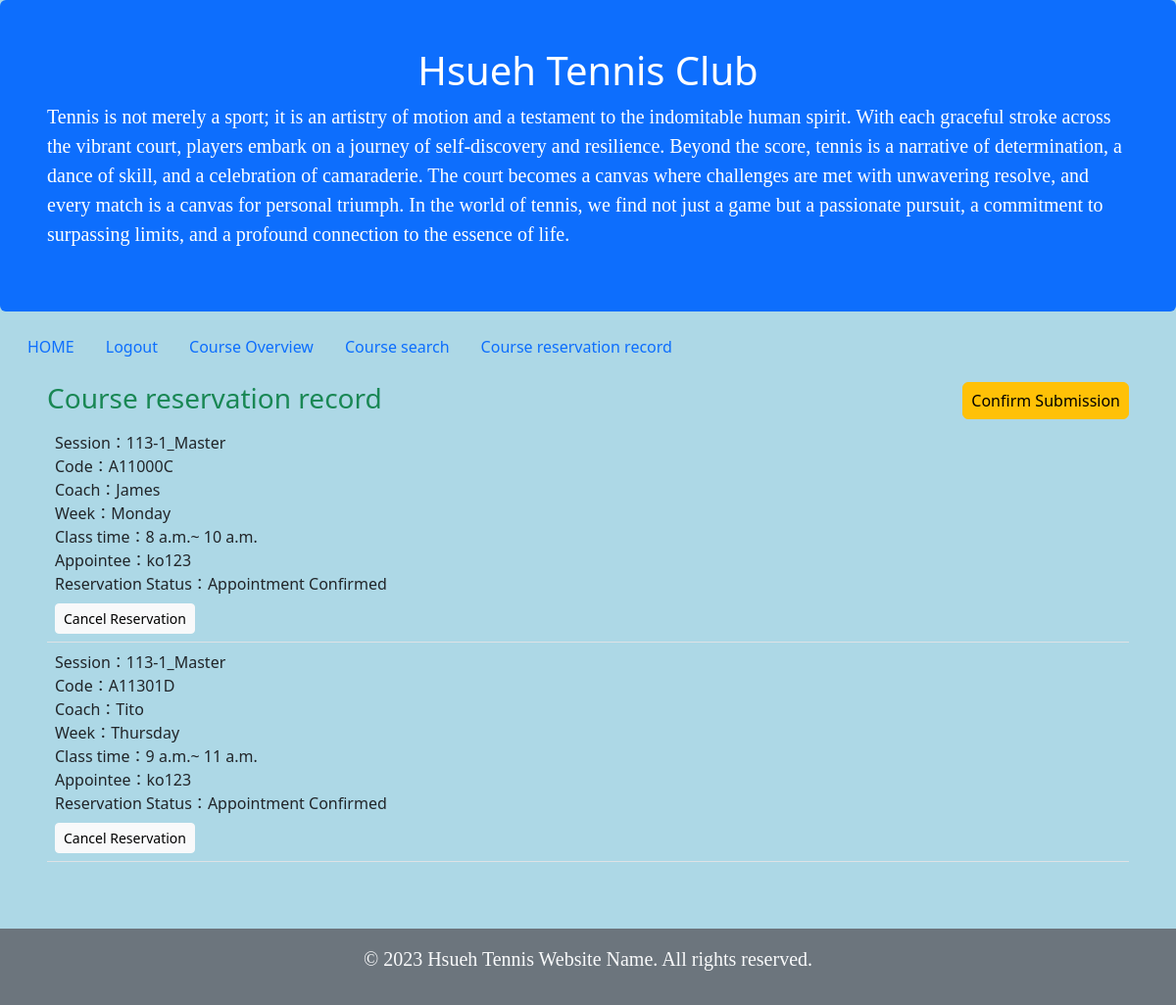
Before: /Course_reservation/Cancel_Course/ (signed in) with the older database file.
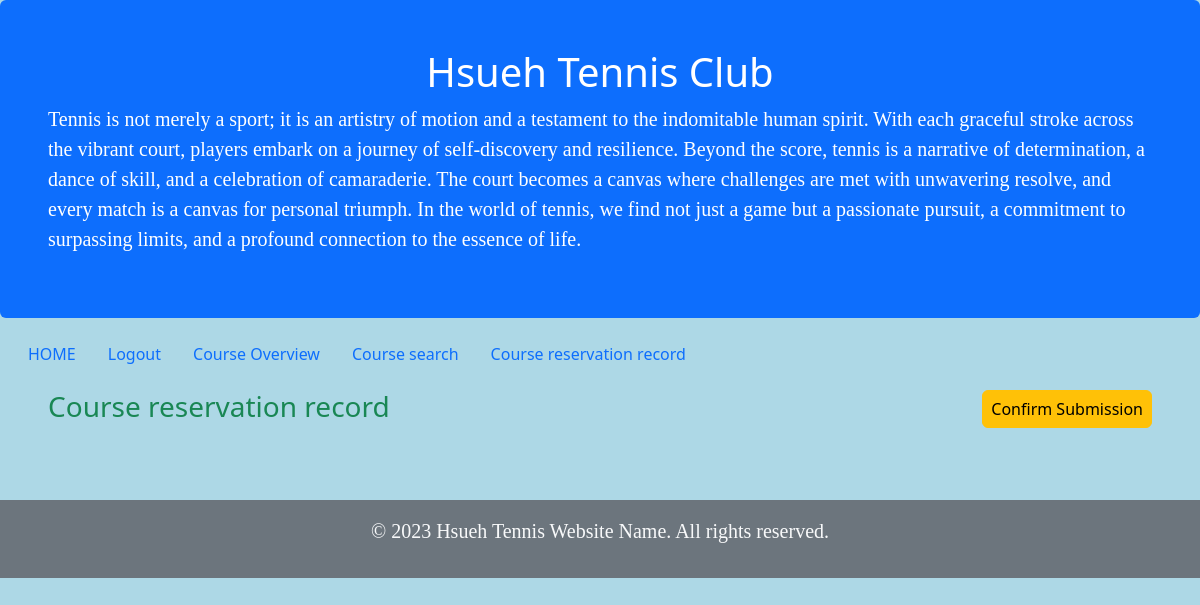
After: the same page with the newer database file.
### Course_reservation/models.py (models this page shows)
class Course_reservation_history(models.Model):
    Period = models.CharField(max_length=255,null=True,help_text="期別")
    Course_code = models.CharField(max_length=255,null=True,help_text="課程代碼")
    Coach_name= models.CharField(max_length=255,null=True,help_text="教練名子")
    Student_id = models.CharField(max_length=255,null=True,help_text="學生帳號")
    Create_time = models.DateTimeField(auto_now_add=True,help_text="建立時間")
    class_time_start=models.TimeField(null=True)
    class_time_end=models.TimeField(null=True)
    week_choices = [
        ('Monday', 'Monday'),
        ('Tuesday', 'Tuesday'),
        ('Wednesday', 'Wednesday'),
        ('Thursday', 'Thursday'),
        ('Friday', 'Friday'),
    ]
    week = models.CharField(max_length=10, choices=week_choices, default='')
    State =models.CharField(max_length=255,null=True,help_text="預約狀態，完成預約、已取消")

### Course_reservation/views.py (the view, shortened to what this page needs)
# urls.py: path('Cancel_Course/', views.Cancel_Course, name='Cancel_Course'),
def Cancel_Course(request):
    if (request.user.username[:4] == "v9-2"):
        template = loader.get_template('Reservation_v9_2.html')
    else:
        template = loader.get_template('Reservation.html')
    master = master_html(request)
    data = {}
    cancel = False
    try:
        code = request.GET.get('code')
        try:
            cancel = request.GET.get('cancel')
        except:
            pass
        print(cancel)
        CourseData = Course_reservation.objects.filter(Course_code=code).first()
        haveReservation = Course_reservation_history.objects.filter(Student_id=request.user, Course_code=code).exists()
        historyData = Course_reservation_history.objects.filter(Student_id=request.user, Course_code=code).first()
        if historyData.State == "Appointment Confirmed":
            historyData.State = "Cancelled"
            historyData.save()
            CourseData.Current_number_applicants = CourseData.Current_number_applicants - 1
            CourseData.save()
        reservationData = Course_reservation_history.objects.filter(Student_id=request.user,
                                                                    State="Appointment Confirmed")
        context = {
            "Course": reservationData,
            'master': master
        }
        return HttpResponse(template.render(context))
    except:
        reservationData = Course_reservation_history.objects.filter(Student_id=request.user,
                                                                    State="Appointment Confirmed")
        context = {
            "Course": reservationData,
            'master': master
        }
        return HttpResponse(template.render(context))

### Course_reservation/templates/Reservation.html (shortened to what this page needs)
{% extends master %}
{% block content %}
    <div class="container-fluid p-5 pt-3">
        <h3 id="Course reservation record" class="text-success">Course reservation record
            <a id="go_survey"
               class="btn btn-warning px-2 gap-3 btn-primary" style="float: right;"
               href="https://forms.gle/XzbXhtgZkUd2STho7">Confirm Submission</a>
        </h3>
        <td width="10%" class="p-0">
            <table class="table">
                {% for Course_reservation in Course %}
                    <tr>
                        <td>
                            Session：{{ Course_reservation.Period }}<br>
                            Code：{{ Course_reservation.Course_code }}<br>
                            Coach：{{ Course_reservation.Coach_name }}<br>
                            Week：{{ Course_reservation.week}}<br>
                            Class time：{{ Course_reservation.class_time_start }}~
                            {{ Course_reservation.class_time_end }}<br>
                            Appointee：{{ Course_reservation.Student_id }}<br>
                            Reservation Status：{{ Course_reservation.State }}<br>
                            <a id="{{ Course_reservation.Course_code }}_Course_Reservation" class="mt-2 btn btn-light btn-sm px-2 gap-3"
                               href="/Course_reservation/Cancel_Course?code={{ Course_reservation.Course_code }}&cancel=True&">Cancel Reservation</a>
                        </td>
                    </tr>
                {% endfor %}
            </table>
        </td>
    </div>
{% endblock %}

Changed rows visible on the page:
no longer on this page (row edited): Course_reservation_history: Period "113-1_Master", Course_code "A11000C", Coach_name "James", week "Monday", class_time_start "8 a.m.", class_time_end "10 a.m.", Student_id "ko123", State "Appointment Confirmed"
no longer on this page (row edited): Course_reservation_history: Period "113-1_Master", Course_code "A11301D", Coach_name "Tito", week "Thursday", class_time_start "9 a.m.", class_time_end "11 a.m.", Student_id "ko123", State "Appointment Confirmed"
